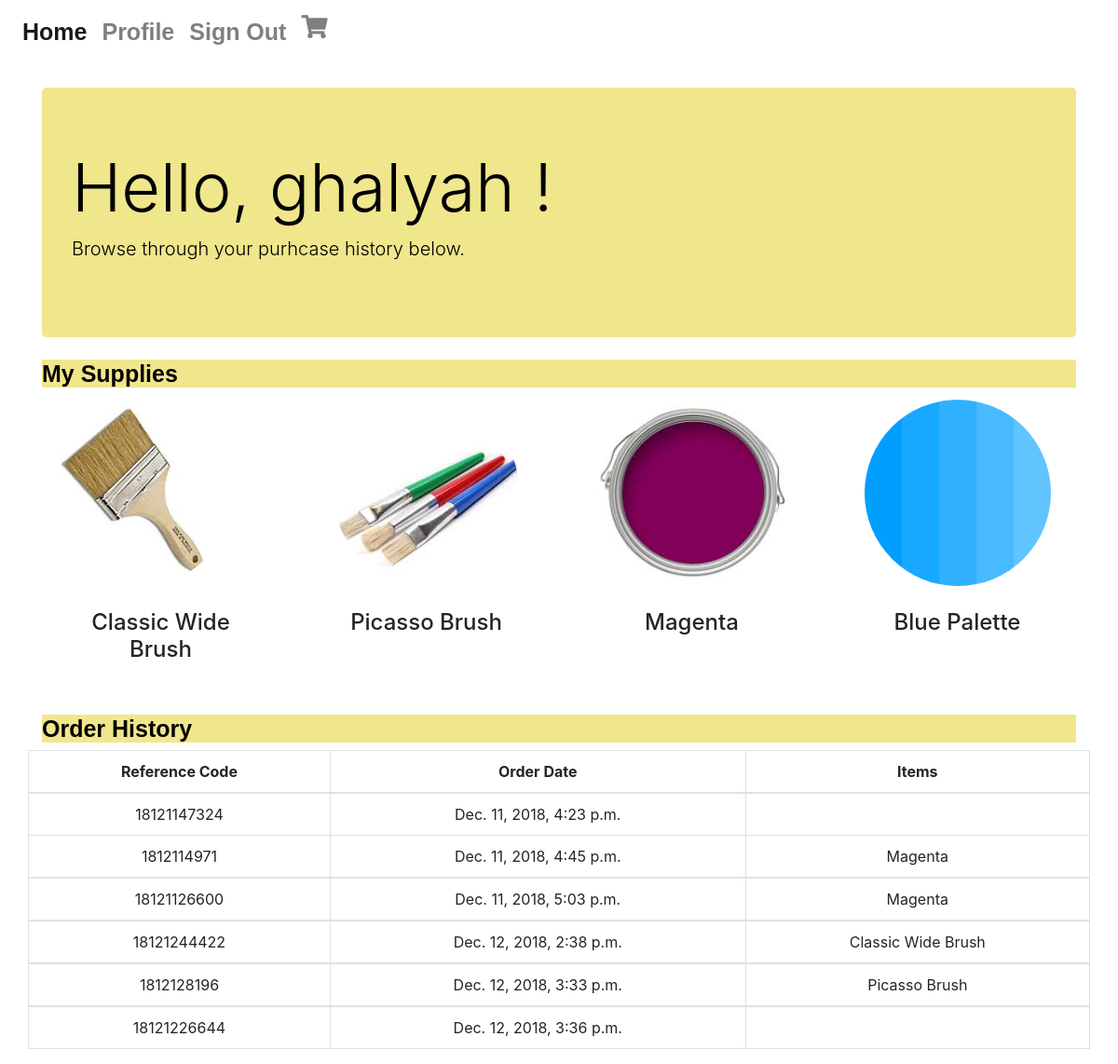
/profile/ (signed in), run on the app's committed database.
### art/models.py (models this page shows, shortened)
class Product(models.Model):
    name= models.CharField(max_length= 100)
    category= models.ForeignKey(Category, on_delete= models.PROTECT, related_name='products')
    photo= models.ImageField(null=True, blank=True)
    description= models.TextField()
    price= models.DecimalField(max_digits=5, decimal_places=2)
    class Meta:
        ordering=('category',)

### cart/models.py (models this page shows, shortened)
class Order(models.Model):
    ref_code= models.CharField(max_length=15)
    owner= models.ForeignKey(Profile, on_delete= models.SET_NULL, null=True)
    is_ordered= models.BooleanField(default=False)
    items= models.ManyToManyField(OrderItem)
    date_ordered= models.DateTimeField(auto_now=True)

class OrderItem(models.Model):
    product= models.OneToOneField(Product, on_delete=models.SET_NULL, null=True)
    is_ordered= models.BooleanField(default=False)
    date_added= models.DateTimeField(auto_now=True)
    date_ordered= models.DateTimeField(null=True)
    def __str__(self):
        return self.product.name

### art/views.py (the view)
# urls.py: path('profile/', views.user_profile, name= 'profile'),
def user_profile(request):
    user_profile= Profile.objects.filter(user=request.user).first()
    user_orders= Order.objects.filter(is_ordered=True, owner= user_profile)
    context={
    'user_orders': user_orders
        }
    return render (request, 'profile.html', context)

### art/context_processors.py (called while the page is built)
def get_navbar(request):
    return {"categories": Category.objects.all()}

### art/templates/profile.html (shortened to what this page needs)
{% extends 'base.html' %}
{% block content %}
{% include 'auth_nav.html' %}
   <div class="container">
     <header class="jumbotron my-4" >
       <h1 class="display-3">Hello, {{request.user}} !</h1>
       <p class="lead">Browse through your purhcase history below. </p>
     </header>
      <h3 id="section-header">My Supplies</h3>
        <div class="row text-center">
         {% for product in user.profile.merchandise.all %}
          <div class="col-lg-3 col-md-6 mb-4 d-flex flex-row flex-wrap justify-content-center" >
          <div class="card">
           <img class="card-img-top" src="{{product.photo.url}}" alt="product photo">
           <div class="card-body">
             <h4 class="card-title">{{product.name}} </h4>
           </div>
          </div>
          </div>
          {% endfor %}
     </div>
     <h3 id="section-header">Order History</h3>
    <div class="row text-center">
      <table class="table table-bordered text-center .table-responsive">
        <thead>
        <tr>
          <th scope="col"> Reference Code</th>
          <th scope="col"> Order Date </th>
          <th scope="col" > Items </th>
        </thead>
        <tbody>
        {% for order in user_orders %}
        <tr>
          <td>
          {{order.ref_code}}
          </td>
          <td>
          {{order.date_ordered}}
        </td>
        {% for item in order.items.all %}
        <td>
              {{item}}
        </td>
        </tr>
      </tbody>
      {% endfor %}
      {% endfor %}
      </table>
    </div>
{% endblock content %}

### art/templates/base.html (shortened to what this page needs)
{% load static %}
<html lang="en">
<head>
    <link rel="stylesheet" href="https://maxcdn.bootstrapcdn.com/bootstrap/4.0.0/css/bootstrap.min.css">
    <link rel="stylesheet" href="https://use.fontawesome.com/releases/v5.5.0/css/all.css">
    <link rel="stylesheet" href="{% static 'css/home.css' %}">
    <link rel="stylesheet" href="{% static 'css/cat_details.css' %}">
</head>
<body>
    {% block content %}{% endblock content%}
</body>
</html>

### art/templates/auth_nav.html (shortened to what this page needs)
<nav class="navbar navbar-expand-lg navbar-light auth_nav">
  <div class="collapse navbar-collapse" id="navbarNav">
    <ul class="navbar-nav">
      <li class="nav-item active">
        <a class="nav-link" href="/">Home <span class="sr-only">(current)</span></a>
      </li>
      {% if user.is_authenticated %}
      <li class="nav-item">
        <a class="nav-link" href="{% url 'profile' %}"> Profile </a>
      </li>
      <li class="nav-item">
        <a class="nav-link" href="{% url 'user_logout' %}">Sign Out</a>
      </li>
      <li class="nav-item">
        <a class="nav-link" href="{% url 'cart:order_summary' %}"><i class="fas fa-shopping-cart"></i></a>
      </li>
      {% endif %}
    </ul>
  </div>
</nav>

### art/static/css/home.css (style rules this page uses)
body, html { height: 100%; }
.auth_nav { font-family: Helvetica; font-size: 25px; font-weight: bold; }
img { margin: 5px; mix-blend-mode: multiply; }
.jumbotron { background-color: khaki; color: rgba(0, 0, 0); }
#section-header { background-color: khaki; font-family: Helvetica; font-size: 25px; font-weight: bold; color: rgba(0, 0, 0); }
.card-img-top { height: 200px; width: 200px; border-radius: 50%; }
.card { border-style: none; }

### data on the page
Product: photo (picture), name "Classic Wide Brush"
Product: photo (picture), name "Picasso Brush"
Product: photo (picture), name "Magenta"
Product: photo (picture), name "Blue Palette"
Order: ref_code "18121147324", date_ordered "Dec. 11, 2018, 4:23 p.m."
Order: ref_code "1812114971", date_ordered "Dec. 11, 2018, 4:45 p.m."
OrderItem: product.name "Magenta"
Order: ref_code "18121126600", date_ordered "Dec. 11, 2018, 5:03 p.m."
Order: ref_code "18121244422", date_ordered "Dec. 12, 2018, 2:38 p.m."
OrderItem: product.name "Classic Wide Brush"
Order: ref_code "1812128196", date_ordered "Dec. 12, 2018, 3:33 p.m."
OrderItem: product.name "Picasso Brush"
Order: ref_code "18121226644", date_ordered "Dec. 12, 2018, 3:36 p.m."

### other printed values
{{ request.user }} "ghalyah"
